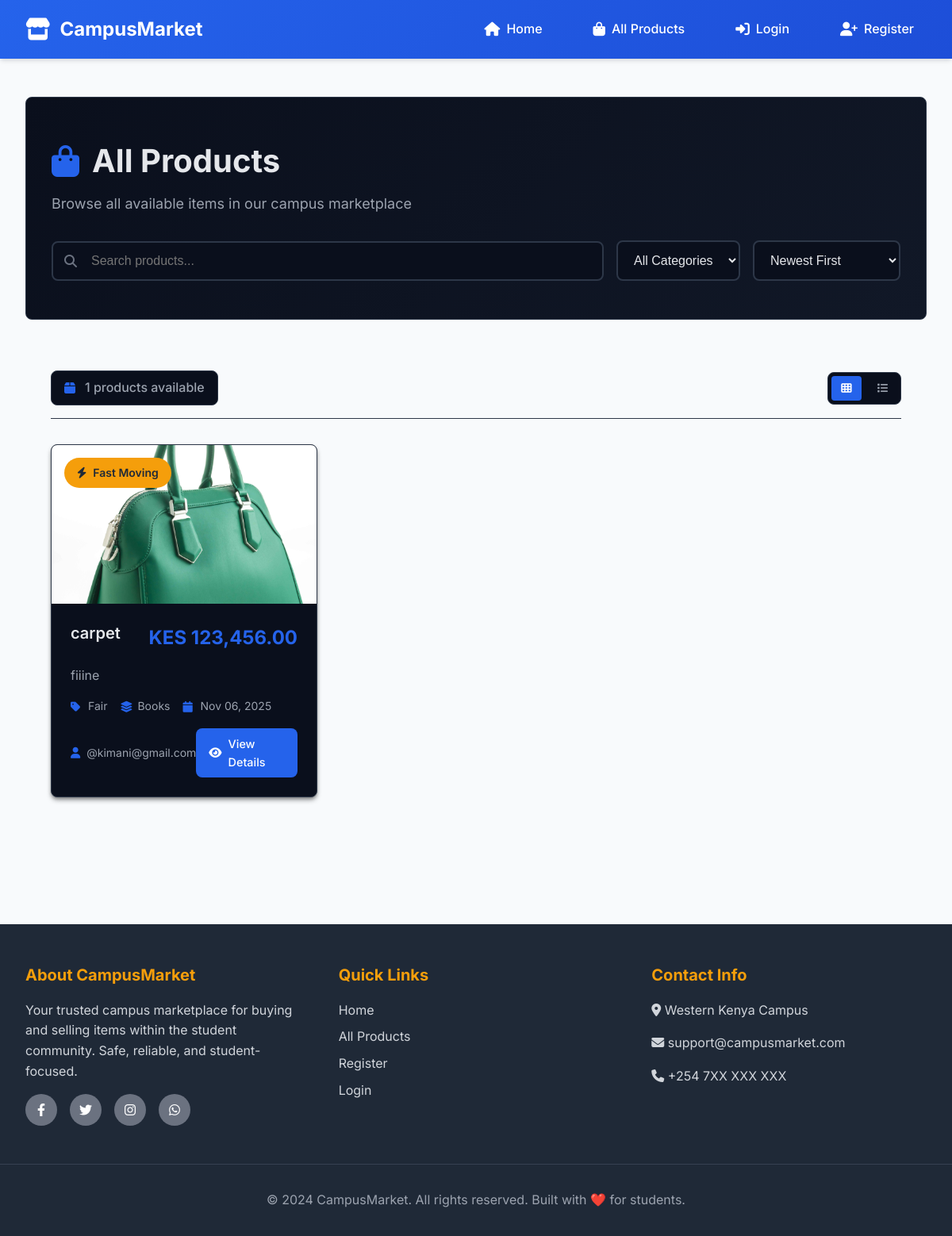
Screenshot of /all with the database file from the repository.
### app/models.py (models this page shows, shortened)
class Product(db.Model):
    __tablename__ = 'products'
    id = db.Column(db.Integer, primary_key=True)
    title = db.Column(db.String(100), nullable=False)  # Changed from 'name' to 'title'
    description = db.Column(db.Text)
    price = db.Column(db.Float, nullable=False)
    image = db.Column(db.String(200))  # Changed from 'image_url' to 'image'
    condition = db.Column(db.String(20))  # Added condition field
    contact_info = db.Column(db.Text)  # Added contact_info field
    is_fast_moving = db.Column(db.Boolean, default=False)
    is_active = db.Column(db.Boolean, default=True)  # Added for payment control
    is_sold = db.Column(db.Boolean, default=False)
    category_id = db.Column(db.Integer, db.ForeignKey('categories.id'), nullable=False)
    seller_id = db.Column(db.Integer, db.ForeignKey('users.id'), nullable=False)
    created_at = db.Column(db.DateTime, default=datetime.utcnow)
    updated_at = db.Column(db.DateTime, default=datetime.utcnow, onupdate=datetime.utcnow)
    payments = db.relationship(
        'Payment',
        backref='product',
        lazy=True,
        cascade="all, delete-orphan"
    )

class Category(db.Model):
    __tablename__ = 'categories'
    id = db.Column(db.Integer, primary_key=True)
    name = db.Column(db.String(100), nullable=False)
    description = db.Column(db.Text)
    products = db.relationship('Product', backref='category', lazy=True)

class User(UserMixin, db.Model):
    __tablename__ = 'users'
    id = db.Column(db.Integer, primary_key=True)
    username = db.Column(db.String(80), unique=True, nullable=False)
    email = db.Column(db.String(120), unique=True, nullable=False)
    password_hash = db.Column(db.String(128))
    phone = db.Column(db.String(20))
    created_at = db.Column(db.DateTime, default=datetime.utcnow)
    products = db.relationship('Product', backref='seller', lazy=True)
    payments = db.relationship('Payment', backref='user', lazy=True)

### app/products/routes.py (the view)
@products_bp.route('/all')
def all_products():
    products = Product.query.filter_by(is_sold=False, is_active=True).order_by(Product.created_at.desc()).all()
    return render_template('products/all.html', products=products)

### app/templates/products/all.html (shortened to what this page needs)
{% extends "base.html" %}
{% block content %}
<div class="products-header">
    <div class="header-content">
        <h1 class="page-title">
            <i class="fas fa-shopping-bag"></i>
            All Products
        </h1>
        <p class="page-subtitle">Browse all available items in our campus marketplace</p>
        <div class="header-actions">
            <div class="search-filter">
                <div class="search-box">
                    <i class="fas fa-search"></i>
                    <input type="text" id="searchInput" placeholder="Search products...">
                </div>
                <select id="categoryFilter" class="filter-select">
                    <option value="">All Categories</option>
                </select>
                <select id="sortFilter" class="filter-select">
                    <option value="newest">Newest First</option>
                </select>
            </div>
        </div>
    </div>
</div>
<div class="products-container">
    {% if products %}
        <div class="products-stats">
            <div class="stat-badge">
                <i class="fas fa-box"></i>
                <span>{{ products|length }} products available</span>
            </div>
            <div class="view-toggle">
                <button class="view-btn active" data-view="grid">
                    <i class="fas fa-th"></i>
                </button>
                <button class="view-btn" data-view="list">
                    <i class="fas fa-list"></i>
                </button>
            </div>
        </div>
        <div class="products-grid" id="productsView">
            {% for product in products %}
                <div class="product-card" data-category="{{ product.category.name if product.category else 'Other' }}" data-name="{{ product.title.lower() }}">
                    {% if product.is_fast_moving %}
                    <div class="product-badge">
                        <i class="fas fa-bolt"></i>
                        Fast Moving
                    </div>
                    {% endif %}
                    <div class="product-image">
                        {% if product.image %}
                            <img src="{{ url_for('static', filename='uploads/product_images/' + product.image) }}" alt="{{ product.title }}">
                        {% else %}
                            <div class="product-image-placeholder">
                                <i class="fas fa-camera"></i>
                                <span>No Image</span>
                            </div>
                        {% endif %}
                    </div>
                    <div class="product-content">
                        <div class="product-header">
                            <h3 class="product-title">{{ product.title }}</h3>
                            <div class="product-price">KES {{ "{:,.2f}".format(product.price) }}</div>
                        </div>
                        <p class="product-description">
                            {{ product.description[:120] }}{% if product.description|length > 120 %}...{% endif %}
                        </p>
                        <div class="product-meta">
                            <div class="meta-item">
                                <i class="fas fa-tag"></i>
                                <span>{{ product.condition|title }}</span>
                            </div>
                            <div class="meta-item">
                                <i class="fas fa-layer-group"></i>
                                <span>{{ product.category.name if product.category else 'General' }}</span>
                            </div>
                            <div class="meta-item">
                                <i class="fas fa-calendar"></i>
                                <span>{{ product.created_at.strftime('%b %d, %Y') }}</span>
                            </div>
                        </div>
                        <div class="product-footer">
                            <div class="seller-info">
                                <i class="fas fa-user"></i>
                                <span>@{{ product.seller.username }}</span>
                            </div>
                            <a href="{{ url_for('products.view_product', product_id=product.id) }}" class="btn-view">
                                <i class="fas fa-eye"></i>
                                View Details
                            </a>
                        </div>
                    </div>
                </div>
            {% endfor %}
        </div>
    {% endif %}
</div>
{% endblock %}

### app/templates/base.html (style rules this page uses)
:root { --primary: #2563eb; --primary-dark: #1d4ed8; --secondary: #f59e0b; --dark: #1f2937; --light: #f8fafc; --gray: #6b7280; --gray-light: #e5e7eb; --success: #10b981; --error: #ef4444; --shadow: 0 4px 6px -1px rgba(0, 0, 0, 0.1), 0 2px 4px -1px rgba(0, 0, 0, 0.06); --radius: 8px; }
* { margin: 0; padding: 0; box-sizing: border-box; }
body { font-family: 'Inter', sans-serif; background-color: #f8fafc; color: #374151; line-height: 1.6; }

### rows the page displays
Product: is_fast_moving True (drawn), image (picture), title "carpet", price "123,456.00", description "fiiine", condition "Fair", category "Books", created_at "Nov 06, 2025", seller.username "kimani@gmail.com"

### other values shown
{{ products|length }} "1"
